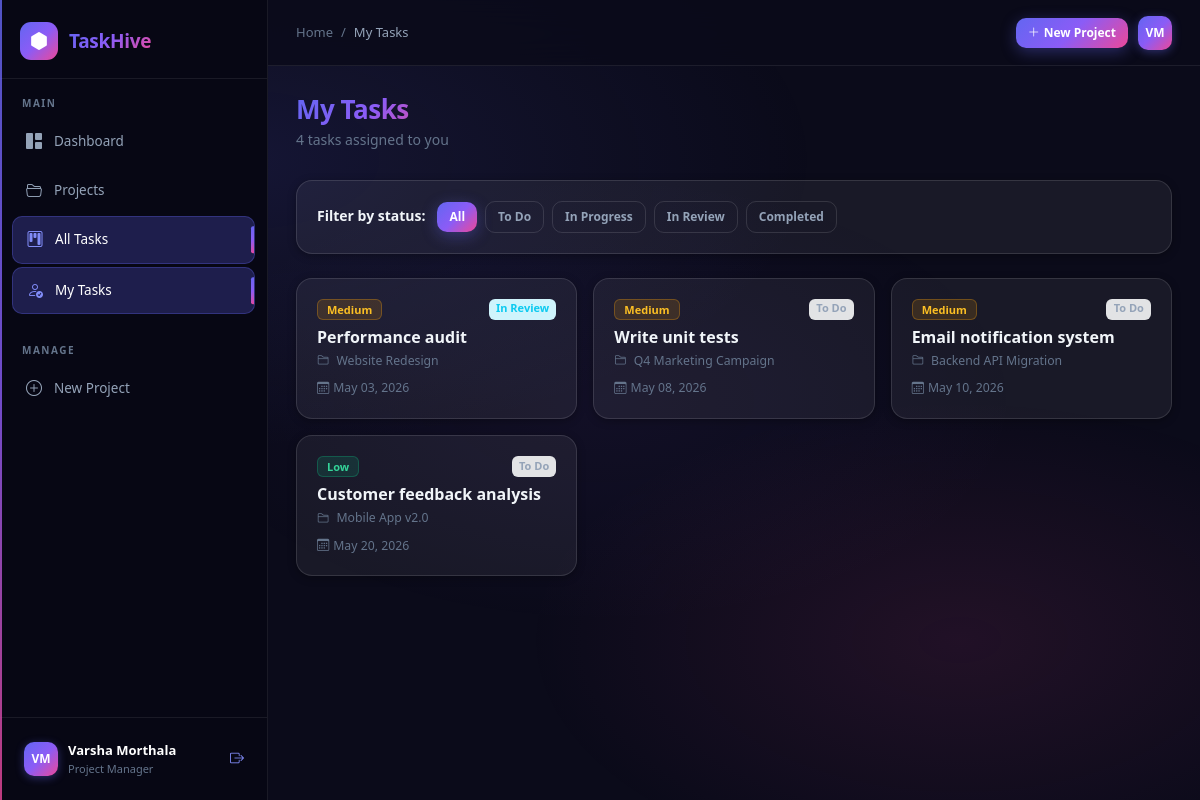
The page /tasks/my/ (signed in) on the database its author committed.
### users/models.py (models this page shows, shortened)
class User(AbstractUser):
    ROLE_CHOICES = [
        ('admin', 'Admin'),
        ('manager', 'Project Manager'),
        ('member', 'Team Member'),
    ]
    role = models.CharField(max_length=20, choices=ROLE_CHOICES, default='member')
    avatar = models.ImageField(upload_to='avatars/', null=True, blank=True)
    bio = models.TextField(blank=True)
    phone = models.CharField(max_length=20, blank=True)
    created_at = models.DateTimeField(auto_now_add=True)
    updated_at = models.DateTimeField(auto_now=True)
    class Meta:
        verbose_name = 'User'
        verbose_name_plural = 'Users'
        ordering = ['-date_joined']
    @property
    def is_admin(self):
        return self.role == 'admin' or self.is_superuser
    @property
    def is_manager(self):
        return self.role in ('admin', 'manager') or self.is_superuser

### tasks/models.py (models this page shows, shortened)
class Task(models.Model):
    STATUS_CHOICES = [
        ('todo', 'To Do'),
        ('in_progress', 'In Progress'),
        ('review', 'In Review'),
        ('completed', 'Completed'),
    ]
    PRIORITY_CHOICES = [
        ('low', 'Low'),
        ('medium', 'Medium'),
        ('high', 'High'),
        ('critical', 'Critical'),
    ]
    title = models.CharField(max_length=255)
    description = models.TextField(blank=True)
    project = models.ForeignKey(
        'projects.Project',
        on_delete=models.CASCADE,
        related_name='tasks'
    )
    assigned_user = models.ForeignKey(
        settings.AUTH_USER_MODEL,
        on_delete=models.SET_NULL,
        null=True, blank=True,
        related_name='assigned_tasks'
    )
    created_by = models.ForeignKey(
        settings.AUTH_USER_MODEL,
        on_delete=models.SET_NULL,
        null=True,
        related_name='created_tasks'
    )
    priority = models.CharField(max_length=20, choices=PRIORITY_CHOICES, default='medium')
    status = models.CharField(max_length=20, choices=STATUS_CHOICES, default='todo')
    deadline = models.DateField(null=True, blank=True)
    created_at = models.DateTimeField(auto_now_add=True)
    updated_at = models.DateTimeField(auto_now=True)
    completed_at = models.DateTimeField(null=True, blank=True)
    class Meta:
        ordering = ['-created_at']
        verbose_name = 'Task'
        verbose_name_plural = 'Tasks'
    @property
    def is_overdue(self):
        if self.deadline and self.status != 'completed':
            return self.deadline < timezone.now().date()
        return False
    @property
    def status_color(self):
        colors = {
            'todo': 'secondary',
            'in_progress': 'primary',
            'review': 'info',
            'completed': 'success',
        }
        return colors.get(self.status, 'secondary')

### projects/models.py (models this page shows, shortened)
class Project(models.Model):
    STATUS_CHOICES = [
        ('planning', 'Planning'),
        ('active', 'Active'),
        ('on_hold', 'On Hold'),
        ('completed', 'Completed'),
        ('cancelled', 'Cancelled'),
    ]
    name = models.CharField(max_length=200)
    description = models.TextField(blank=True)
    owner = models.ForeignKey(
        settings.AUTH_USER_MODEL,
        on_delete=models.CASCADE,
        related_name='owned_projects'
    )
    team_members = models.ManyToManyField(
        settings.AUTH_USER_MODEL,
        through='ProjectMembership',
        related_name='member_projects',
        blank=True
    )
    status = models.CharField(max_length=20, choices=STATUS_CHOICES, default='planning')
    start_date = models.DateField(null=True, blank=True)
    end_date = models.DateField(null=True, blank=True)
    created_at = models.DateTimeField(auto_now_add=True)
    updated_at = models.DateTimeField(auto_now=True)
    class Meta:
        ordering = ['-created_at']
        verbose_name = 'Project'
        verbose_name_plural = 'Projects'

### tasks/views.py (the view)
# urls.py: path('my/', views.my_tasks_view, name='my_tasks'),
@login_required
def my_tasks_view(request):
    tasks = Task.objects.filter(
        assigned_user=request.user
    ).select_related('project').order_by('deadline', '-priority')
    status_filter = request.GET.get('status', '')
    if status_filter:
        tasks = tasks.filter(status=status_filter)
    return render(request, 'tasks/my_tasks.html', {
        'tasks': tasks,
        'status_filter': status_filter,
        'status_choices': Task.STATUS_CHOICES,
    })

### tasks/templates/tasks/my_tasks.html (shortened to what this page needs)
{% extends 'base.html' %}
{% block breadcrumb %}<li class="breadcrumb-item active">My Tasks</li>{% endblock %}
{% block content %}
<div class="page-header">
    <div>
        <h1 class="page-title">My Tasks</h1>
        <p class="page-subtitle">{{ tasks.count }} task{{ tasks.count|pluralize }} assigned to you</p>
    </div>
</div>
<div class="card mb-4">
    <div class="card-body">
        <form method="get" class="d-flex gap-2 align-items-center flex-wrap">
            <label class="fw-medium me-1">Filter by status:</label>
            <a href="{% url 'my_tasks' %}" class="btn btn-sm {% if not status_filter %}btn-primary{% else %}btn-outline-secondary{% endif %}">All</a>
            {% for val, label in status_choices %}
            <a href="?status={{ val }}" class="btn btn-sm {% if status_filter == val %}btn-primary{% else %}btn-outline-secondary{% endif %}">{{ label }}</a>
            {% endfor %}
        </form>
    </div>
</div>
{% if tasks %}
<div class="row g-3">
    {% for task in tasks %}
    <div class="col-md-6 col-xl-4">
        <div class="card task-card {% if task.is_overdue %}task-card--overdue{% endif %}">
            <div class="card-body">
                <div class="d-flex justify-content-between mb-2">
                    <span class="badge badge-priority badge-priority--{{ task.priority }}">{{ task.get_priority_display }}</span>
                    <span class="badge bg-{{ task.status_color }}-subtle text-{{ task.status_color }}">{{ task.get_status_display }}</span>
                </div>
                <h6 class="fw-semibold mb-1">
                    <a href="{% url 'task_detail' task.pk %}" class="text-decoration-none text-dark">{{ task.title }}</a>
                </h6>
                <p class="text-muted small mb-2">
                    <i class="bi bi-folder2 me-1"></i>
                    <a href="{% url 'project_detail' task.project.pk %}" class="text-muted">{{ task.project.name }}</a>
                </p>
                {% if task.deadline %}
                <div class="d-flex align-items-center gap-1 small {% if task.is_overdue %}text-danger fw-semibold{% else %}text-muted{% endif %}">
                    <i class="bi bi-calendar3"></i>
                    {{ task.deadline|date:"M d, Y" }}
                </div>
                {% endif %}
            </div>
        </div>
    </div>
    {% endfor %}
</div>
{% endif %}
{% endblock %}

### templates/base.html (shortened to what this page needs)
<!DOCTYPE html>
<html lang="en" data-bs-theme="light">
<head>
    <link href="https://cdn.jsdelivr.net/npm/bootstrap@5.3.2/dist/css/bootstrap.min.css" rel="stylesheet">
    <link href="https://cdn.jsdelivr.net/npm/bootstrap-icons@1.11.3/font/bootstrap-icons.css" rel="stylesheet">
    {% load static %}
    <link href="{% static 'css/main.css' %}" rel="stylesheet">
</head>
<body>
{% if user.is_authenticated %}
<div class="sidebar" id="sidebar">
    <div class="sidebar-brand">
        <a href="{% url 'dashboard' %}" class="brand-link">
            <div class="brand-icon">
                <i class="bi bi-hexagon-fill"></i>
            </div>
            <span class="brand-text">TaskHive</span>
        </a>
    </div>
    <nav class="sidebar-nav">
        <div class="nav-section">
            <span class="nav-section-label">Main</span>
            <a href="{% url 'dashboard' %}" class="nav-item {% if request.resolver_match.url_name == 'dashboard' %}active{% endif %}">
                <i class="bi bi-grid-1x2-fill"></i><span>Dashboard</span>
            </a>
            <a href="{% url 'project_list' %}" class="nav-item {% if 'project' in request.resolver_match.url_name %}active{% endif %}">
                <i class="bi bi-folder2-open"></i><span>Projects</span>
            </a>
            <a href="{% url 'task_list' %}" class="nav-item {% if request.resolver_match.url_name == 'task_list' %}active{% endif %}">
                <i class="bi bi-kanban"></i><span>All Tasks</span>
            </a>
            <a href="{% url 'my_tasks' %}" class="nav-item {% if request.resolver_match.url_name == 'my_tasks' %}active{% endif %}">
                <i class="bi bi-person-check"></i><span>My Tasks</span>
            </a>
        </div>
        {% if user.is_manager %}
        <div class="nav-section">
            <span class="nav-section-label">Manage</span>
            <a href="{% url 'project_create' %}" class="nav-item">
                <i class="bi bi-plus-circle"></i><span>New Project</span>
            </a>
        </div>
        {% endif %}
    </nav>
    <div class="sidebar-footer">
        <a href="{% url 'profile' %}" class="user-widget">
            <div class="user-avatar">
                {% if user.avatar %}
                    <img src="{{ user.avatar.url }}" alt="{{ user.username }}">
                {% else %}
                    <span>{{ user.first_name|first|upper }}{{ user.last_name|first|upper }}</span>
                {% endif %}
            </div>
            <div class="user-info">
                <span class="user-name">{{ user.get_full_name|default:user.username }}</span>
                <span class="user-role">{{ user.get_role_display }}</span>
            </div>
        </a>
        <a href="{% url 'logout' %}" class="logout-btn" title="Logout">
            <i class="bi bi-box-arrow-right"></i>
        </a>
    </div>
</div>
<div class="main-wrapper">
    <header class="topbar">
        <div class="topbar-left">
            <nav aria-label="breadcrumb" class="d-none d-md-block">
                <ol class="breadcrumb mb-0">
                    <li class="breadcrumb-item"><a href="{% url 'dashboard' %}">Home</a></li>
                    {% block breadcrumb %}{% endblock %}
                </ol>
            </nav>
        </div>
        <div class="topbar-right">
            <div class="topbar-actions">
                {% if user.is_manager %}
                <a href="{% url 'project_create' %}" class="btn btn-primary btn-sm d-none d-md-inline-flex align-items-center gap-1">
                    <i class="bi bi-plus-lg"></i> New Project
                </a>
                {% endif %}
                <a href="{% url 'profile' %}" class="topbar-avatar" title="{{ user.username }}">
                    {% if user.avatar %}
                        <img src="{{ user.avatar.url }}" alt="{{ user.username }}">
                    {% else %}
                        <span>{{ user.first_name|first|upper }}{{ user.last_name|first|upper }}</span>
                    {% endif %}
                </a>
            </div>
        </div>
    </header>
    <main class="page-content">
        {% block content %}{% endblock %}
    </main>
</div>
{% endif %}
{% load static %}
</body>
</html>

### rows shown on the page
User: first_name|first "V", last_name|first "M", get_full_name "Varsha Morthala", role "Project Manager"
Task: priority "Medium", status "In Review", title "Performance audit", project.name "Website Redesign", deadline "May 03, 2026"
Task: priority "Medium", status "To Do", title "Write unit tests", project.name "Q4 Marketing Campaign", deadline "May 08, 2026"
Task: priority "Medium", status "To Do", title "Email notification system", project.name "Backend API Migration", deadline "May 10, 2026"
Task: priority "Low", status "To Do", title "Customer feedback analysis", project.name "Mobile App v2.0", deadline "May 20, 2026"

### other values the page prints
{{ tasks.count }} "4"
{{ label }} "To Do" "In Progress" "In Review" "Completed"
